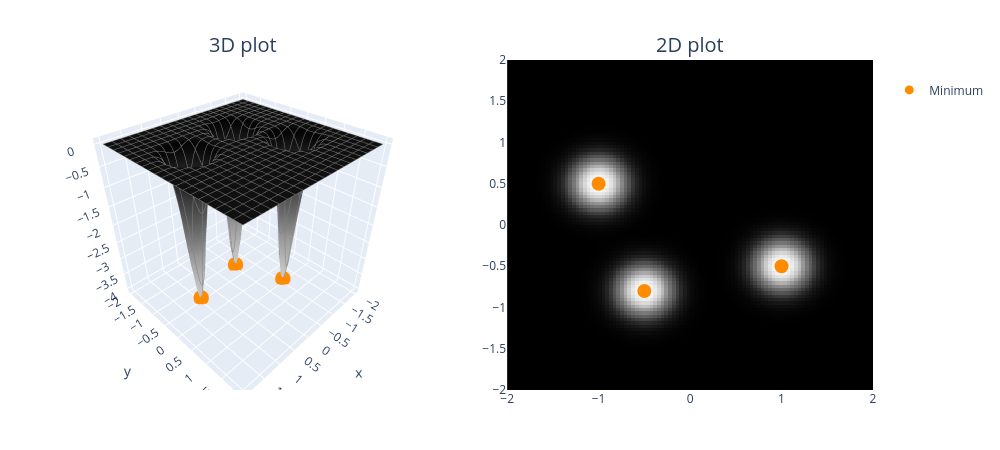

Notebook code cell kept with this figure:
### Code cell
def bivariate_gaussian(x, y, x_mean=0.0, y_mean=0.0, x_sig=1.0, y_sig=1.0):
    norm = 1 / (2 * np.pi * x_sig * y_sig)
    x_exp = 0.5 * ((x - x_mean) ** 2) / (x_sig**2)
    y_exp = 0.5 * ((y - y_mean) ** 2) / (y_sig**2)
    return norm * t.exp(-x_exp - y_exp)


means = [(1.0, -0.5), (-1.0, 0.5), (-0.5, -0.8)]


def neg_trimodal_func(x, y):
    """
    This function has 3 global minima, at `means`. Unstable methods can overshoot these minima, and non-adaptive methods
    can fail to converge to them in the first place given how shallow the gradients are everywhere except in the close
    vicinity of the minima.
    """
    z = -bivariate_gaussian(x, y, x_mean=means[0][0], y_mean=means[0][1], x_sig=0.2, y_sig=0.2)
    z -= bivariate_gaussian(x, y, x_mean=means[1][0], y_mean=means[1][1], x_sig=0.2, y_sig=0.2)
    z -= bivariate_gaussian(x, y, x_mean=means[2][0], y_mean=means[2][1], x_sig=0.2, y_sig=0.2)
    return z


plot_fn(neg_trimodal_func, x_range=(-2, 2), y_range=(-2, 2), min_points=means)

### Figure 1 — Plotly figure (JSON) as saved in the notebook; plotly's stock layout.template omitted (floating-point values rounded to 4 significant figures; data arrays with more than 128 entries replaced by an {"elided": "..."} marker saying what was removed)
{"data": [{"colorscale": [[0, "rgb(255,255,255)"], [0.125, "rgb(240,240,240)"], [0.25, "rgb(217,217,217)"], [0.375, "rgb(189,189,189)"], [0.5, "rgb(150,150,150)"], [0.625, "rgb(115,115,115)"], [0.75, "rgb(82,82,82)"], [0.875, "rgb(37,37,37)"], [1, "rgb(0,0,0)"]], "contours": {"x": {"color": "grey", "end": 2, "show": true, "size": 0.2, "start": -2}, "y": {"color": "grey", "end": 2, "show": true, "size": 0.2, "start": -2}}, "hovertemplate": "<b>x</b> = %{x:.2f}<br><b>y</b> = %{y:.2f}<br><b>z</b> = %{z:.2f}</b>", "scene": "scene", "showscale": false, "type": "surface", "x": [-2.0, -1.96, -1.919, -1.879, -1.838, -1.798, -1.758, -1.717, -1.677, -1.636, -1.596, -1.556, -1.515, -1.475, -1.434, -1.394, -1.354, -1.313, -1.273, -1.232, -1.192, -1.152, -1.111, -1.071, -1.03, -0.9899, -0.9495, -0.9091, -0.8687, -0.8283, -0.7879, -0.7475, -0.7071, -0.6667, -0.6263, -0.5859, -0.5455, -0.5051, -0.4646, -0.4242, -0.3838, -0.3434, -0.303, -0.2626, -0.2222, -0.1818, -0.1414, -0.101, -0.06061, -0.0202, 0.0202, 0.06061, 0.101, 0.1414, 0.1818, 0.2222, 0.2626, 0.303, 0.3434, 0.3838, 0.4242, 0.4646, 0.5051, 0.5455, 0.5859, 0.6263, 0.6667, 0.7071, 0.7475, 0.7879, 0.8283, 0.8687, 0.9091, 0.9495, 0.9899, 1.03, 1.071, 1.111, 1.152, 1.192, 1.232, 1.273, 1.313, 1.354, 1.394, 1.434, 1.475, 1.515, 1.556, 1.596, 1.636, 1.677, 1.717, 1.758, 1.798, 1.838, 1.879, 1.919, 1.96, 2.0], "y": [-2.0, -1.96, -1.919, -1.879, -1.838, -1.798, -1.758, -1.717, -1.677, -1.636, -1.596, -1.556, -1.515, -1.475, -1.434, -1.394, -1.354, -1.313, -1.273, -1.232, -1.192, -1.152, -1.111, -1.071, -1.03, -0.9899, -0.9495, -0.9091, -0.8687, -0.8283, -0.7879, -0.7475, -0.7071, -0.6667, -0.6263, -0.5859, -0.5455, -0.5051, -0.4646, -0.4242, -0.3838, -0.3434, -0.303, -0.2626, -0.2222, -0.1818, -0.1414, -0.101, -0.06061, -0.0202, 0.0202, 0.06061, 0.101, 0.1414, 0.1818, 0.2222, 0.2626, 0.303, 0.3434, 0.3838, 0.4242, 0.4646, 0.5051, 0.5455, 0.5859, 0.6263, 0.6667, 0.7071, 0.7475, 0.7879, 0.8283, 0.8687, 0.9091, 0.9495, 0.9899, 1.03, 1.071, 1.111, 1.152, 1.192, 1.232, 1.273, 1.313, 1.354, 1.394, 1.434, 1.475, 1.515, 1.556, 1.596, 1.636, 1.677, 1.717, 1.758, 1.798, 1.838, 1.879, 1.919, 1.96, 2.0], "z": {"elided": "100x100 float values"}}, {"colorscale": [[0, "rgb(255,255,255)"], [0.125, "rgb(240,240,240)"], [0.25, "rgb(217,217,217)"], [0.375, "rgb(189,189,189)"], [0.5, "rgb(150,150,150)"], [0.625, "rgb(115,115,115)"], [0.75, "rgb(82,82,82)"], [0.875, "rgb(37,37,37)"], [1, "rgb(0,0,0)"]], "customdata": {"elided": "100x100 float values"}, "hovertemplate": "<b>x</b> = %{x:.2f}<br><b>y</b> = %{y:.2f}<br><b>z</b> = %{customdata:.2f}</b>", "showscale": false, "type": "heatmap", "x": [-2.0, -1.96, -1.919, -1.879, -1.838, -1.798, -1.758, -1.717, -1.677, -1.636, -1.596, -1.556, -1.515, -1.475, -1.434, -1.394, -1.354, -1.313, -1.273, -1.232, -1.192, -1.152, -1.111, -1.071, -1.03, -0.9899, -0.9495, -0.9091, -0.8687, -0.8283, -0.7879, -0.7475, -0.7071, -0.6667, -0.6263, -0.5859, -0.5455, -0.5051, -0.4646, -0.4242, -0.3838, -0.3434, -0.303, -0.2626, -0.2222, -0.1818, -0.1414, -0.101, -0.06061, -0.0202, 0.0202, 0.06061, 0.101, 0.1414, 0.1818, 0.2222, 0.2626, 0.303, 0.3434, 0.3838, 0.4242, 0.4646, 0.5051, 0.5455, 0.5859, 0.6263, 0.6667, 0.7071, 0.7475, 0.7879, 0.8283, 0.8687, 0.9091, 0.9495, 0.9899, 1.03, 1.071, 1.111, 1.152, 1.192, 1.232, 1.273, 1.313, 1.354, 1.394, 1.434, 1.475, 1.515, 1.556, 1.596, 1.636, 1.677, 1.717, 1.758, 1.798, 1.838, 1.879, 1.919, 1.96, 2.0], "xaxis": "x", "y": [-2.0, -1.96, -1.919, -1.879, -1.838, -1.798, -1.758, -1.717, -1.677, -1.636, -1.596, -1.556, -1.515, -1.475, -1.434, -1.394, -1.354, -1.313, -1.273, -1.232, -1.192, -1.152, -1.111, -1.071, -1.03, -0.9899, -0.9495, -0.9091, -0.8687, -0.8283, -0.7879, -0.7475, -0.7071, -0.6667, -0.6263, -0.5859, -0.5455, -0.5051, -0.4646, -0.4242, -0.3838, -0.3434, -0.303, -0.2626, -0.2222, -0.1818, -0.1414, -0.101, -0.06061, -0.0202, 0.0202, 0.06061, 0.101, 0.1414, 0.1818, 0.2222, 0.2626, 0.303, 0.3434, 0.3838, 0.4242, 0.4646, 0.5051, 0.5455, 0.5859, 0.6263, 0.6667, 0.7071, 0.7475, 0.7879, 0.8283, 0.8687, 0.9091, 0.9495, 0.9899, 1.03, 1.071, 1.111, 1.152, 1.192, 1.232, 1.273, 1.313, 1.354, 1.394, 1.434, 1.475, 1.515, 1.556, 1.596, 1.636, 1.677, 1.717, 1.758, 1.798, 1.838, 1.879, 1.919, 1.96, 2.0], "yaxis": "y", "z": {"elided": "100x100 float values"}}, {"marker": {"color": "darkorange", "size": 9}, "mode": "markers", "name": "<br>Minimum<br>", "showlegend": true, "type": "scatter3d", "x": [1], "y": [-0.5], "z": [-3.979]}, {"marker": {"color": "darkorange", "size": 14}, "mode": "markers", "showlegend": false, "type": "scatter", "x": [1], "y": [-0.5]}, {"marker": {"color": "darkorange", "size": 9}, "mode": "markers", "name": "<br>Minimum<br>", "showlegend": false, "type": "scatter3d", "x": [-1], "y": [0.5], "z": [-3.979]}, {"marker": {"color": "darkorange", "size": 14}, "mode": "markers", "showlegend": false, "type": "scatter", "x": [-1], "y": [0.5]}, {"marker": {"color": "darkorange", "size": 9}, "mode": "markers", "name": "<br>Minimum<br>", "showlegend": false, "type": "scatter3d", "x": [-0.5], "y": [-0.8], "z": [-3.979]}, {"marker": {"color": "darkorange", "size": 14}, "mode": "markers", "showlegend": false, "type": "scatter", "x": [-0.5], "y": [-0.8]}], "layout": {"annotations": [{"font": {"size": 20}, "showarrow": false, "text": "3D plot", "x": 0.225, "xanchor": "center", "xref": "paper", "y": 1, "yanchor": "bottom", "yref": "paper"}, {"font": {"size": 20}, "showarrow": false, "text": "2D plot", "x": 0.775, "xanchor": "center", "xref": "paper", "y": 1, "yanchor": "bottom", "yref": "paper"}], "height": 450, "margin": {"b": 60, "l": 60, "r": 60, "t": 60}, "scene": {"aspectmode": "cube", "domain": {"x": [0, 0.45], "y": [0, 1]}}, "title": {"font": {"size": 40}}, "width": 1000, "xaxis": {"anchor": "y", "domain": [0.55, 1], "range": [-2, 2]}, "yaxis": {"anchor": "x", "domain": [0, 1], "range": [-2, 2]}}}
